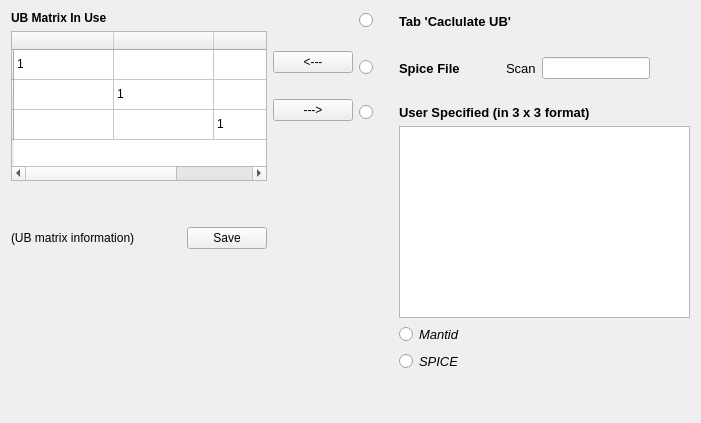
          <widget class="QWidget" name="tab_5">
           <attribute name="title">
            <string>UB Matrix</string>
           </attribute>
           <layout class="QHBoxLayout" name="horizontalLayout_2">
            <item>
             <layout class="QVBoxLayout" name="verticalLayout_14">
              <item>
               <widget class="QLabel" name="label_3">
                <property name="font">
                 <font>
                  <weight>75</weight>
                  <bold>true</bold>
                  <strikeout>false</strikeout>
                 </font>
                </property>
                <property name="text">
                 <string>UB Matrix In Use</string>
                </property>
               </widget>
              </item>
              <item>
               <widget class="UBMatrixTable" name="tableWidget_ubInUse">
                <property name="sizePolicy">
                 <sizepolicy hsizetype="Expanding" vsizetype="Expanding">
                  <horstretch>0</horstretch>
                  <verstretch>0</verstretch>
                 </sizepolicy>
                </property>
                <property name="maximumSize">
                 <size>
                  <width>16777215</width>
                  <height>150</height>
                 </size>
                </property>
                <row>
                 <property name="text">
                  <string/>
                 </property>
                </row>
                <row>
                 <property name="text">
                  <string/>
                 </property>
                </row>
                <row>
                 <property name="text">
                  <string/>
                 </property>
                </row>
                <column>
                 <property name="text">
                  <string/>
                 </property>
                </column>
                <column>
                 <property name="text">
                  <string/>
                 </property>
                </column>
                <column>
                 <property name="text">
                  <string/>
                 </property>
                </column>
                <item row="0" column="0">
                 <property name="text">
                  <string>1</string>
                 </property>
                </item>
                <item row="1" column="1">
                 <property name="text">
                  <string>1</string>
                 </property>
                </item>
                <item row="2" column="2">
                 <property name="text">
                  <string>1</string>
                 </property>
                </item>
               </widget>
              </item>
              <item>
               <spacer name="verticalSpacer_14">
                <property name="orientation">
                 <enum>Qt::Vertical</enum>
                </property>
                <property name="sizeType">
                 <enum>QSizePolicy::Preferred</enum>
                </property>
                <property name="sizeHint" stdset="0">
                 <size>
                  <width>20</width>
                  <height>40</height>
                 </size>
                </property>
               </spacer>
              </item>
              <item>
               <layout class="QHBoxLayout" name="horizontalLayout_6">
                <item>
                 <widget class="QLabel" name="label_ubInfoLabel">
                  <property name="sizePolicy">
                   <sizepolicy hsizetype="Expanding" vsizetype="Preferred">
                    <horstretch>0</horstretch>
                    <verstretch>0</verstretch>
                   </sizepolicy>
                  </property>
                  <property name="text">
                   <string>(UB matrix information)</string>
                  </property>
                 </widget>
                </item>
                <item>
                 <widget class="QPushButton" name="pushButton_saveUB">
                  <property name="text">
                   <string>Save</string>
                  </property>
                 </widget>
                </item>
               </layout>
              </item>
              <item>
               <spacer name="verticalSpacer_17">
                <property name="orientation">
                 <enum>Qt::Vertical</enum>
                </property>
                <property name="sizeHint" stdset="0">
                 <size>
                  <width>20</width>
                  <height>40</height>
                 </size>
                </property>
               </spacer>
              </item>
             </layout>
            </item>
            <item>
             <layout class="QVBoxLayout" name="verticalLayout_15">
              <item>
               <spacer name="verticalSpacer_22">
                <property name="orientation">
                 <enum>Qt::Vertical</enum>
                </property>
                <property name="sizeType">
                 <enum>QSizePolicy::Minimum</enum>
                </property>
                <property name="sizeHint" stdset="0">
                 <size>
                  <width>20</width>
                  <height>40</height>
                 </size>
                </property>
               </spacer>
              </item>
              <item>
               <widget class="QPushButton" name="pushButton_syncUB">
                <property name="text">
                 <string>&lt;---</string>
                </property>
               </widget>
              </item>
              <item>
               <spacer name="verticalSpacer_5">
                <property name="orientation">
                 <enum>Qt::Vertical</enum>
                </property>
                <property name="sizeType">
                 <enum>QSizePolicy::Preferred</enum>
                </property>
                <property name="sizeHint" stdset="0">
                 <size>
                  <width>20</width>
                  <height>20</height>
                 </size>
                </property>
               </spacer>
              </item>
              <item>
               <widget class="QPushButton" name="pushButton_showUB2Edit">
                <property name="text">
                 <string>---&gt;</string>
                </property>
               </widget>
              </item>
              <item>
               <spacer name="verticalSpacer_21">
                <property name="orientation">
                 <enum>Qt::Vertical</enum>
                </property>
                <property name="sizeHint" stdset="0">
                 <size>
                  <width>20</width>
                  <height>40</height>
                 </size>
                </property>
               </spacer>
              </item>
             </layout>
            </item>
            <item>
             <layout class="QGridLayout" name="gridLayout_17">
              <item row="8" column="2">
               <spacer name="verticalSpacer_20">
                <property name="orientation">
                 <enum>Qt::Vertical</enum>
                </property>
                <property name="sizeHint" stdset="0">
                 <size>
                  <width>20</width>
                  <height>40</height>
                 </size>
                </property>
               </spacer>
              </item>
              <item row="6" column="2">
               <widget class="QRadioButton" name="radioButton_ubMantidStyle">
                <property name="font">
                 <font>
                  <pointsize>10</pointsize>
                  <italic>true</italic>
                 </font>
                </property>
                <property name="text">
                 <string>Mantid</string>
                </property>
               </widget>
              </item>
              <item row="0" column="0">
               <widget class="QRadioButton" name="radioButton_ubFromTab1">
                <property name="text">
                 <string/>
                </property>
               </widget>
              </item>
              <item row="5" column="2">
               <widget class="QPlainTextEdit" name="plainTextEdit_ubInput">
                <property name="sizePolicy">
                 <sizepolicy hsizetype="Expanding" vsizetype="Expanding">
                  <horstretch>0</horstretch>
                  <verstretch>0</verstretch>
                 </sizepolicy>
                </property>
                <property name="maximumSize">
                 <size>
                  <width>16777215</width>
                  <height>200</height>
                 </size>
                </property>
               </widget>
              </item>
              <item row="0" column="1">
               <spacer name="horizontalSpacer_18">
                <property name="orientation">
                 <enum>Qt::Horizontal</enum>
                </property>
                <property name="sizeType">
                 <enum>QSizePolicy::Preferred</enum>
                </property>
                <property name="sizeHint" stdset="0">
                 <size>
                  <width>20</width>
                  <height>20</height>
                 </size>
                </property>
               </spacer>
              </item>
              <item row="0" column="2">
               <widget class="QLabel" name="label_35">
                <property name="font">
                 <font>
                  <pointsize>10</pointsize>
                  <weight>75</weight>
                  <bold>true</bold>
                 </font>
                </property>
                <property name="text">
                 <string>Tab 'Caclulate UB'</string>
                </property>
               </widget>
              </item>
              <item row="4" column="0">
               <widget class="QRadioButton" name="radioButton_ubFromList">
                <property name="text">
                 <string/>
                </property>
               </widget>
              </item>
              <item row="4" column="2">
               <widget class="QLabel" name="label_28">
                <property name="font">
                 <font>
                  <pointsize>10</pointsize>
                  <weight>75</weight>
                  <bold>true</bold>
                 </font>
                </property>
                <property name="text">
                 <string>User Specified (in 3 x 3 format)</string>
                </property>
               </widget>
              </item>
              <item row="7" column="2">
               <widget class="QRadioButton" name="radioButton_ubSpiceStyle">
                <property name="font">
                 <font>
                  <pointsize>10</pointsize>
                  <italic>true</italic>
                 </font>
                </property>
                <property name="text">
                 <string>SPICE</string>
                </property>
               </widget>
              </item>
              <item row="2" column="0">
               <widget class="QRadioButton" name="radioButton_loadUBmatrix">
                <property name="enabled">
                 <bool>true</bool>
                </property>
                <property name="text">
                 <string/>
                </property>
               </widget>
              </item>
              <item row="2" column="2">
               <layout class="QHBoxLayout" name="horizontalLayout_16">
                <item>
                 <widget class="QLabel" name="label_55">
                  <property name="font">
                   <font>
                    <pointsize>10</pointsize>
                    <weight>75</weight>
                    <bold>true</bold>
                   </font>
                  </property>
                  <property name="text">
                   <string>Spice File</string>
                  </property>
                 </widget>
                </item>
                <item>
                 <spacer name="horizontalSpacer_27">
                  <property name="orientation">
                   <enum>Qt::Horizontal</enum>
                  </property>
                  <property name="sizeType">
                   <enum>QSizePolicy::Preferred</enum>
                  </property>
                  <property name="sizeHint" stdset="0">
                   <size>
                    <width>40</width>
                    <height>20</height>
                   </size>
                  </property>
                 </spacer>
                </item>
                <item>
                 <widget class="QLabel" name="label_56">
                  <property name="font">
                   <font>
                    <pointsize>10</pointsize>
                   </font>
                  </property>
                  <property name="text">
                   <string>Scan</string>
                  </property>
                 </widget>
                </item>
                <item>
                 <widget class="QLineEdit" name="lineEdit_scanNumberSpiceUB"/>
                </item>
                <item>
                 <spacer name="horizontalSpacer_28">
                  <property name="orientation">
                   <enum>Qt::Horizontal</enum>
                  </property>
                  <property name="sizeHint" stdset="0">
                   <size>
                    <width>40</width>
                    <height>20</height>
                   </size>
                  </property>
                 </spacer>
                </item>
               </layout>
              </item>
              <item row="1" column="1">
               <spacer name="verticalSpacer_26">
                <property name="orientation">
                 <enum>Qt::Vertical</enum>
                </property>
                <property name="sizeType">
                 <enum>QSizePolicy::Preferred</enum>
                </property>
                <property name="sizeHint" stdset="0">
                 <size>
                  <width>20</width>
                  <height>20</height>
                 </size>
                </property>
               </spacer>
              </item>
              <item row="3" column="1">
               <spacer name="verticalSpacer_28">
                <property name="orientation">
                 <enum>Qt::Vertical</enum>
                </property>
                <property name="sizeType">
                 <enum>QSizePolicy::Preferred</enum>
                </property>
                <property name="sizeHint" stdset="0">
                 <size>
                  <width>20</width>
                  <height>20</height>
                 </size>
                </property>
               </spacer>
              </item>
             </layout>
            </item>
           </layout>
          </widget>
